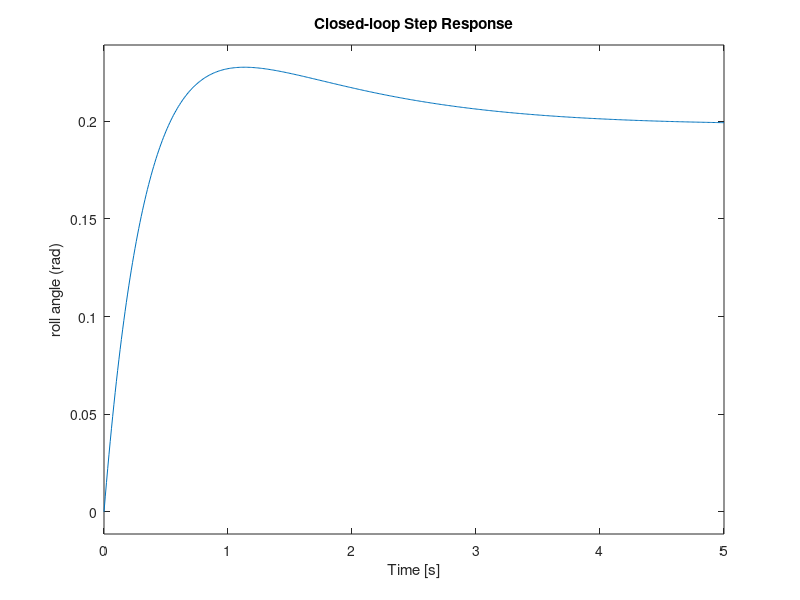

This figure's MATLAB source: (Note: this script raises an error after producing the figure.)
%EVERYTHING IN HERE IS FINAL (unless we want to change it)

roll_lin_tf = tf([3.1646],[1 0 0]); %from Simulink Linear Analysis tool
roll_lin_ss = ss(roll_lin_tf);

stepMag = 0.2; %rad, ~11deg

%PID tuning from PID Tuner in simulink
Kp = 1.0032;
Ki = 0.20242;
Kd = 1.2268;
N = 41.7603;

C = pid(Kp,Ki,Kd); %implement PID controller

T = feedback(C*roll_lin_tf,1); %closed loop transfer function of system

t = 0:0.01:5;
figure(1)
step(stepMag*T,t); %plot closed loop step response
ylabel('roll angle (rad)');
title('Closed-loop Step Response');
grid
stepinfo(stepMag*T) %handy step response stats

%figure(2)
%bode(T) %generate bode plot
%title('Closed-loop Bode Plot');
%grid


%Controllability
co = ctrb(roll_lin_ss); % controllability matrix, co
rank(co); %should be 2 if controllable

%LQR
Q = roll_lin_ss.C'*roll_lin_ss.C;
Qgain = 200;
R = 1;
Nbar = 14.14;

Klqr = lqr(roll_lin_ss.A, roll_lin_ss.B, Q*Qgain, R);

Ac = [(roll_lin_ss.A-roll_lin_ss.B*Klqr)];
Bc = [roll_lin_ss.B];
Cc = [roll_lin_ss.C];
Dc = [roll_lin_ss.D];

states = {'phi' 'phi_dot'};
inputs = {'r'};
outputs = {'phi'};

sys_cl = ss(Ac,Bc,Cc,Dc);%,'statename',states,'inputname',inputs,'outputname',outputs);

figure(3)
step(stepMag*Nbar*sys_cl,t)
ylabel('roll angle (rad)');
title('Step Response with LQR Control')
stepinfo(stepMag*Nbar*sys_cl) %handy step response stats
grid

figure(4)
step(stepMag*T,stepMag*Nbar*sys_cl,t)
ylabel('roll angle (rad)');
title('PID vs LQR Step Response')
legend('PID','LQR')
grid








